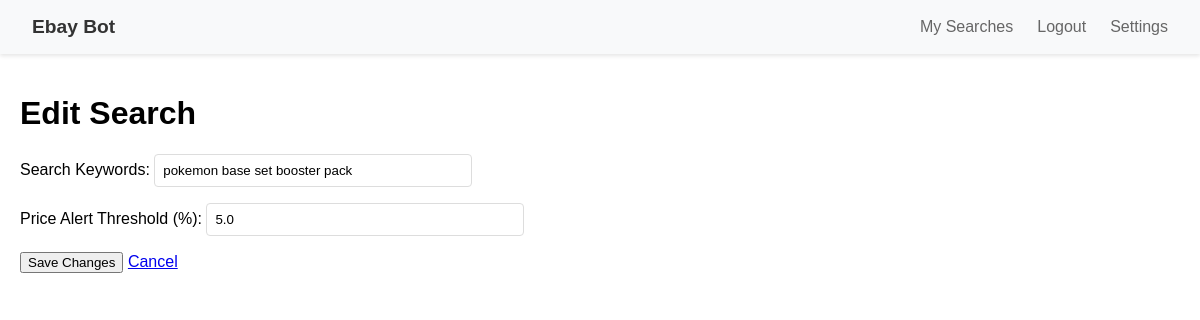
/queries/1 (signed in), run on an earlier commit of the app's database.
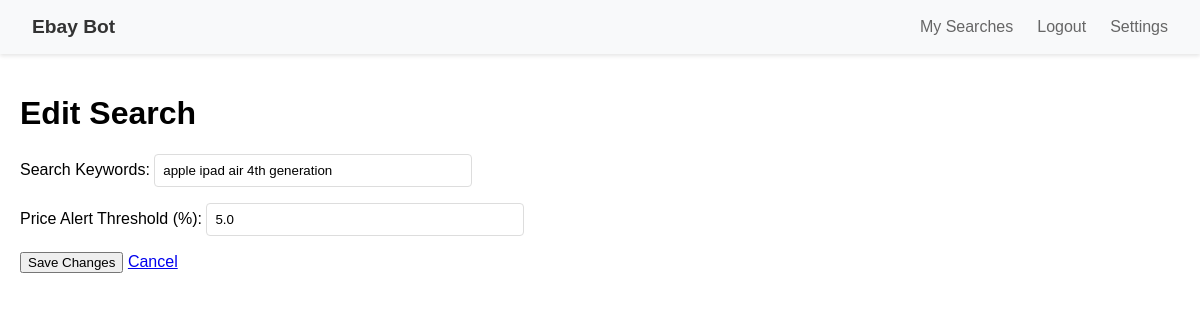
And on a later commit of the database.
### app/models.py (models this page shows)
class Query(db.Model):
    __tablename__ = 'queries'
    id = db.Column(db.Integer, primary_key=True)
    keywords = db.Column(db.String(255), nullable=False)
    check_interval = db.Column(db.Integer, nullable=False)
    user_id = db.Column(db.Integer, db.ForeignKey('users.id'), nullable=False)
    min_price = db.Column(db.Numeric(10,2))
    max_price = db.Column(db.Numeric(10,2))
    required_keywords = db.Column(db.String(255))
    excluded_keywords = db.Column(db.String(255))
    created_at = db.Column(db.DateTime, default=datetime.utcnow)
    filters = db.Column(db.JSON)  # {min_price, max_price, condition, etc}
    is_active = db.Column(db.Boolean, default=False)
    last_checked = db.Column(db.DateTime)
    limit = db.Column(db.Integer, default=200)
    total_items = db.Column(db.Integer)  # Track total found
    price_alert_threshold = db.Column(db.Float, default=5.0)  # Percentage threshold
    marketplace = db.Column(db.String(10), nullable=False, default='EBAY_GB')
    item_location = db.Column(db.String(10), nullable=False, default='GB')
    items = db.relationship('Item', backref='query', cascade='all, delete-orphan')

### app/routes/queries.py (the view)
@bp.route('/<int:query_id>', methods=['GET', 'POST'])
@login_required #TODO: Edit query button is not calling this function/ generally not working
def edit_query(query_id):
    query = Query.query.get_or_404(query_id)
    form = QueryForm(obj=query)  # Populate form from query object
    if form.validate_on_submit():
        form.populate_obj(query)  # Update query from form data
        db.session.commit()
        return redirect(url_for('queries.manage_queries'))
    return render_template('queries/edit.html', form=form, query=query)

### app/forms.py
class QueryForm(FlaskForm):
    keywords = StringField('Search Terms', validators=[DataRequired()])
    min_price = DecimalField('Minimum Price', places=2, validators=[Optional()])
    max_price = DecimalField('Maximum Price', places=2, validators=[Optional()])
    check_interval = IntegerField(
        'Check Every (minutes)',
        validators=[InputRequired(), NumberRange(min=1, max=1440)]
    )
    required_keywords = StringField('Required Keywords', validators=[Optional()])
    excluded_keywords = StringField('Excluded Keywords', validators=[Optional()])
    marketplace = SelectField(
    'Marketplace',
    choices=[
        (m['code'], f"{m['country']} ({m['site']})")
        for m in MARKETPLACE_IDS.values()
    ],
    default='EBAY_GB'
)
    item_location = SelectField(
        'Item Location',
        choices=[
            (l['location'], f"{l['country']}")
            for l in MARKETPLACE_IDS.values()
        ],
        default='GB'
    )
    submit = SubmitField('Save Search')

### app/extensions.py (called while the page is built)
def load_user(user_id):
    from app.models import User
    return User.query.get(int(user_id))

### app/templates/queries/edit.html (shortened to what this page needs)
{% extends 'base.html' %}
{% block content %}
<h1>Edit Search</h1>
<form method="POST">
    <div class="form-group">
        <label for="keywords">Search Keywords:</label>
        <input type="text" id="keywords" name="keywords"
               value="{{ query.keywords }}" required>
    </div>
    <div class="form-group">
        <label for="threshold">Price Alert Threshold (%):</label>
        <input type="number" id="threshold" name="threshold"
               step="0.1" min="0" max="100"
               value="{{ query.price_alert_threshold }}" required>
    </div>
    <button type="submit" class="btn-save">Save Changes</button>
    <a href="{{ url_for('queries.manage_queries') }}" class="btn-cancel">Cancel</a>
</form>
{% endblock %}

What changed in the data, as far as the page shows it:
changed Query: keywords "pokemon base set booster pack" → "apple ipad air 4th generation"
